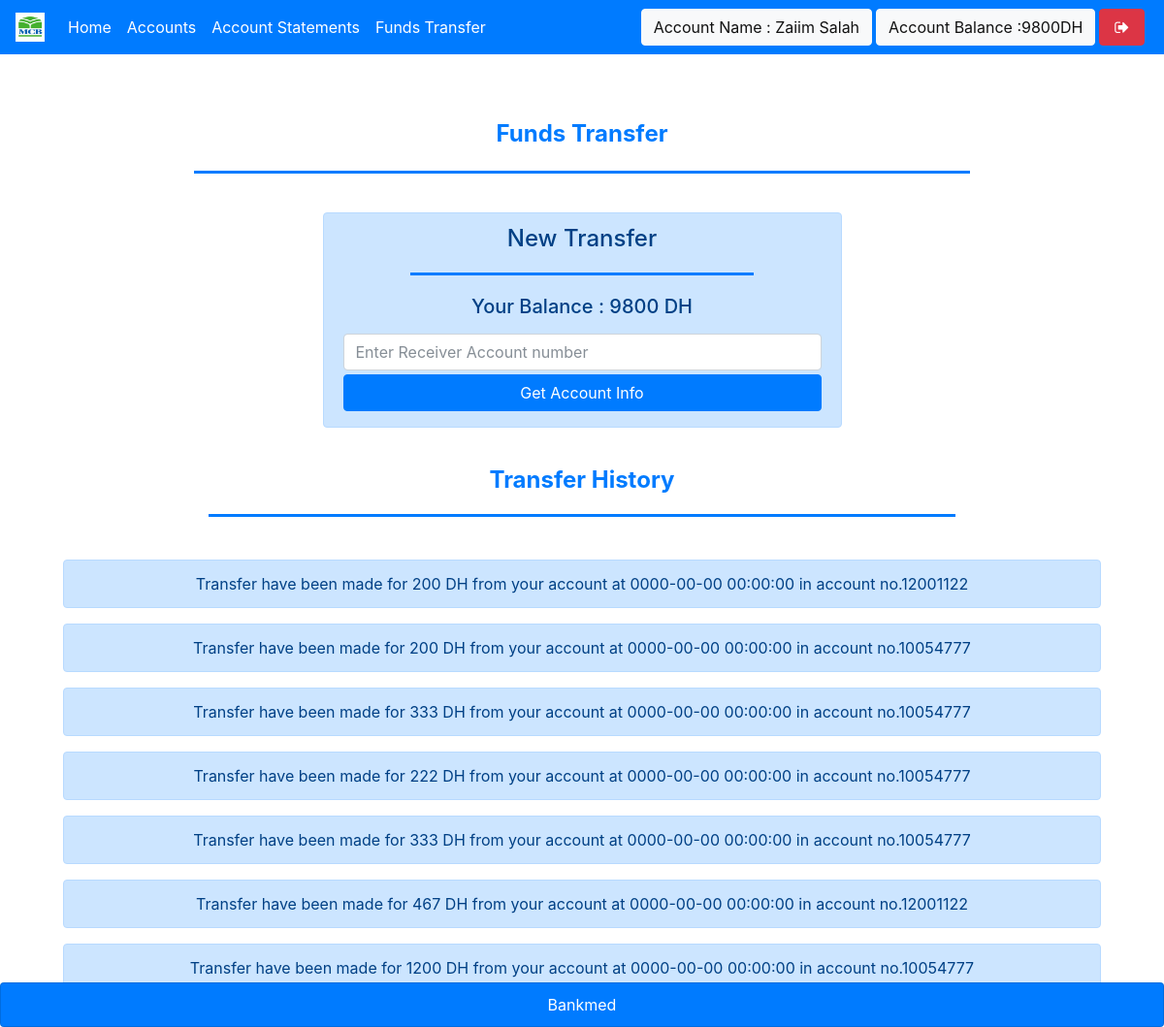
The app's page /transfer.php (signed in) with its own data.
### tables this page shows
CREATE TABLE `useraccounts` (
  `id` int(11) NOT NULL,
  `email` text NOT NULL,
  `password` text NOT NULL,
  `name` varchar(111) NOT NULL,
  `balance` varchar(111) NOT NULL,
  `cnic` varchar(111) NOT NULL,
  `number` varchar(111) NOT NULL,
  `city` varchar(111) NOT NULL,
  `address` varchar(111) NOT NULL,
  `source` varchar(111) NOT NULL,
  `accountNo` varchar(111) NOT NULL,
  `branch` varchar(111) NOT NULL,
  `accountType` varchar(111) NOT NULL,
  `date` timestamp NOT NULL DEFAULT CURRENT_TIMESTAMP
);

CREATE TABLE `transaction` (
  `transactionId` int(11) NOT NULL,
  `action` varchar(111) NOT NULL,
  `credit` varchar(111) NOT NULL,
  `debit` varchar(111) NOT NULL,
  `balance` varchar(111) NOT NULL,
  `beneId` varchar(111) NOT NULL,
  `other` varchar(111) NOT NULL,
  `userId` int(11) NOT NULL,
  `date` timestamp NOT NULL DEFAULT CURRENT_TIMESTAMP
);

### assets/db.php (called while the page is built, shortened)
<?php
    $con = new mysqli('localhost','root','','mybank');
    $ar = $con->query("select * from userAccounts,branch where id = '$_SESSION[userId]' AND userAccounts.branch = branch.branchId");
    $userData = $ar->fetch_assoc();
?>

### transfer.php (the view, shortened to what this page needs)
<!DOCTYPE html>
<html>
<head>
  <?php require 'assets/autoloader.php'; ?>
  <?php require 'assets/db.php'; ?>
  <?php require 'assets/function.php'; ?>
</head>
<body style="background:#fff;background-size: 100%">
<nav class="navbar navbar-expand-lg  fixed-top">
 <a class="navbar-brand" href="#">
    <img src="images/logo.png" width="30" height="30" class="d-inline-block align-top" alt="">
  </a>
  <div class="collapse navbar-collapse" id="navbarSupportedContent">
    <ul class="navbar-nav mr-auto">
      <li class="nav-item ">
        <a class="nav-link " href="index.php">Home <span class="sr-only">(current)</span></a>
      </li>
      <li class="nav-item ">  <a class="nav-link" href="accounts.php">Accounts</a></li>
      <li class="nav-item ">  <a class="nav-link" href="statements.php">Account Statements</a></li>
      <li class="nav-item active">  <a class="nav-link" href="transfer.php">Funds Transfer</a></li>
    </ul>
    <?php include 'sideButton.php'; ?>
  </div>
</nav><br><br><br>
<div class="container">
  <br><br>
<div class="titree text-center">
Funds Transfer
    </div>
<hr>
  <div class="card-body">
      <form method="POST">
          <div class="alert alert-primary w-50 mx-auto">
            <h4 class="text-center">New Transfer</h4>
            <hr>
            <h5 class="text-center mt-3 mb-3">Your Balance : <?php echo $userData['balance']; ?> DH</h5>
            <input type="text" name="otherNo" class="form-control " placeholder="Enter Receiver Account number" required>
            <button type="submit" name="get" class="btn btn-primary btn-block my-1">Get Account Info</button>
          </div>
      </form>
    <br>
    <h5 class="titree text-center">Transfer History</h5>
    <hr><br>
    <?php
      $array = $con->query("select * from transaction where userId = '$userData[id]' AND action = 'transfer' order by date desc");
      if ($array ->num_rows > 0)
      {
         while ($row = $array->fetch_assoc())
         {
            if ($row['action'] == 'transfer')
            {
              echo "<div class='alert alert-primary text-center'>Transfer have been made for  $row[debit] DH from your account at $row[date] in  account no.$row[other]</div>";
            }
         }
      }
      else
        echo "<div class='alert alert-danger'>You have made no transfer yet.</div>";
    ?>
  </div>
</div>
<div class="card cardd">
   <?php echo bankname ?>
  </div>
</body>
</html>

### sideButton.php
<form class="form-inline my-2 my-lg-0">
        <a href="" class="btn btn-light mx-1" data-toggle="tooltip" title="Your current Account Balance">Account Name : <?php echo $userData['name']; ?></a>
        <a href="" class="btn btn-light" data-toggle="tooltip" title="Your current Account Balance">Account Balance :<?php echo $userData['balance']; ?>DH</a>
        <a href="logout.php" data-toggle="tooltip" title="Logout" class="btn btn-danger mx-1"><i class="fa fa-sign-out fa-fw"></i></a>
</form>

### transfer.php (style rules this page uses)
.navbar { background-color: #007BFF; }
.navbar-brand { color: #ffffff !important; }
.navbar-nav .nav-link { color: #ffffff !important; }
.titree { color: #007BFF; font-size: 24px; font-weight: bold; }
.cardd { position: fixed; bottom: 0; left: 0; width: 100%; padding: 10px; background-color: #007BFF; color: #ffffff; text-align: center; }
hr { border: none; height: 3px; background-color: #007bff; width: 72%; margin: 20px auto; }

### records on screen
useraccounts: name "Zaiim Salah", balance "9800"
transaction: debit "200", date "0000-00-00 00:00:00", other "12001122"
transaction: debit "200", date "0000-00-00 00:00:00", other "10054777"
transaction: debit "333", date "0000-00-00 00:00:00", other "10054777"
transaction: debit "222", date "0000-00-00 00:00:00", other "10054777"
transaction: debit "333", date "0000-00-00 00:00:00", other "10054777"
transaction: debit "467", date "0000-00-00 00:00:00", other "12001122"
transaction: debit "1200", date "0000-00-00 00:00:00", other "10054777"

### other values on screen
bankname "Bankmed"
